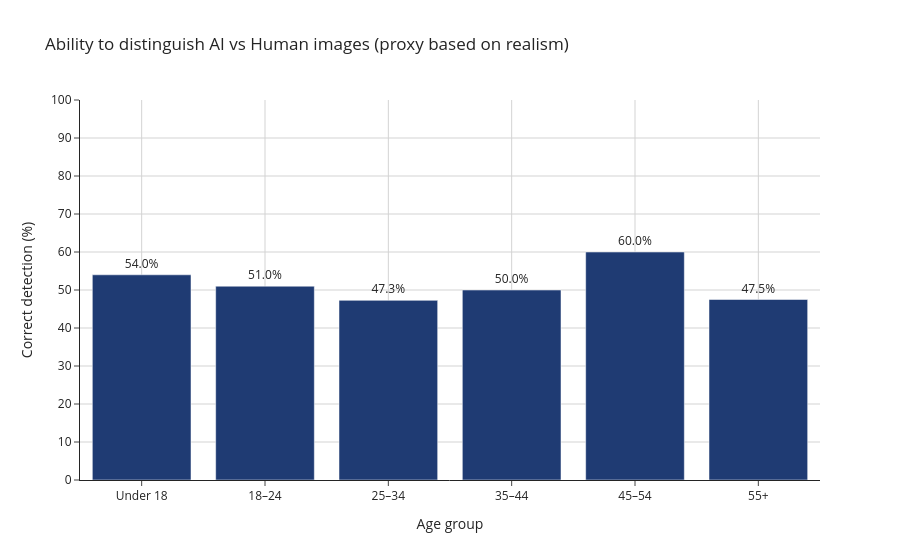

The cell this chart's notebook holds for it:
### Markdown cell above
#### 3.3 Ability to distinguish AI generated and human created images based on perceived realism:  

While the previous subsection examined how realism varies across age groups, this subsection takes the analysis one step further by asking whether those realism perceptions translate into the ability to distinguish AI generated from human created images. Since the survey did not directly ask respondents to classify each image as AI or human created, a proxy measure was constructed using realism ratings. In this approach, higher realism scores for human images and lower realism scores for AI images are treated as an indication of correct detection.

This analysis was undertaken because perceived differences do not necessarily imply successful identification. Respondents may rate human created images as slightly more realistic, yet still be unable to consistently determine which images are AI generated. The distinction here is particularly important, since the broader research question is whether those differences in AI images are meaningful enough for consumers to recognise the source of the content.

Although this proxy based approach has limitations, it provides a useful indirect method for estimating detection ability in the absence of a direct survey question. Furthermore, the resulting comparison across age groups helps assess whether some groups are better able than others to distinguish these contents. Finally, in doing so, subsection 3.3 contributes to the broader discussion of whether realism gaps actually translate into meaningful perceptual discrimination, or whether AI generated visuals remain difficult to identify despite being rated slightly lower on authenticity.

### Code cell
#filtering realism scores to use as a proxy for detecting ai vs human images:
realism_data = filtered[filtered["dimension"] == "Realism"].copy()

#cleaning and standardising age labels before grouping:
realism_data["Age"] = realism_data["Age"].astype(str).str.strip().str.replace(r"\s*-\s*", "-", regex=True).str.replace("–", "-", regex=False)
realism_data["Age"] = realism_data["Age"].replace({"18-24": "18–24", "25-34": "25–34", "35-44": "35–44", "45-54": "45–54", "Under 18": "Under 18", "55+": "55+"})

#defining correct age order:
age_order = ["Under 18", "18–24", "25–34", "35–44", "45–54", "55+"]

#applying age order before aggregation:
realism_data["Age"] = pd.Categorical(realism_data["Age"], categories=age_order, ordered=True)

#creating a proxy variable to estimate correct identification based on realism ratings:
realism_data["correct_detection"] = np.where((realism_data["image_group"] == "Human") & (realism_data["score"] >= 5), 1,
                                             np.where((realism_data["image_group"] == "AI") & (realism_data["score"] < 5), 1, 0))

#calculating percentage of correct detection across age groups to compare performance:
detection_by_age = realism_data.dropna(subset=["Age"]).groupby("Age", observed=False)["correct_detection"].mean().mul(100).reset_index()
print(detection_by_age.round(1))

#creating bar chart:
fig = px.bar(detection_by_age, x="Age", y="correct_detection",
             title="Ability to distinguish AI vs Human images (proxy based on realism)",
             text=detection_by_age["correct_detection"].round(1),
             category_orders={"Age": age_order},
             color_discrete_sequence=["#1f3b73"])

#adding percentage labels above bars for clarity:
fig.update_traces(texttemplate="%{text:.1f}%", textposition="outside")

#applying consistent styling to match other visuals:
fig.update_layout(template="simple_white",
                  xaxis=dict(title="Age group", showgrid=True, gridcolor="lightgrey"),
                  yaxis=dict(title="Correct detection (%)", range=[0, 100], dtick=10, showgrid=True, gridcolor="lightgrey"),
                  showlegend=False)

fig.show()

### Figure 1 — Plotly figure (JSON) as saved in the notebook; plotly's stock layout.template omitted (floating-point values rounded to 4 significant figures)
{"data": [{"hovertemplate": "Age=%{x}<br>correct_detection=%{y}<br>text=%{text}<extra></extra>", "legendgroup": "", "marker": {"color": "#1f3b73", "pattern": {"shape": ""}}, "name": "", "orientation": "v", "showlegend": false, "text": [54.0, 51.0, 47.3, 50.0, 60.0, 47.5], "textposition": "outside", "texttemplate": "%{text:.1f}%", "type": "bar", "x": ["Under 18", "18–24", "25–34", "35–44", "45–54", "55+"], "xaxis": "x", "y": [54.0, 51.0, 47.27, 50.0, 60.0, 47.5], "yaxis": "y"}], "layout": {"barmode": "relative", "legend": {"tracegroupgap": 0}, "showlegend": false, "title": {"text": "Ability to distinguish AI vs Human images (proxy based on realism)"}, "xaxis": {"anchor": "y", "categoryarray": ["Under 18", "18–24", "25–34", "35–44", "45–54", "55+"], "categoryorder": "array", "domain": [0, 1], "gridcolor": "lightgrey", "showgrid": true, "title": {"text": "Age group"}}, "yaxis": {"anchor": "x", "domain": [0, 1], "dtick": 10, "gridcolor": "lightgrey", "range": [0, 100], "showgrid": true, "title": {"text": "Correct detection (%)"}}}}
